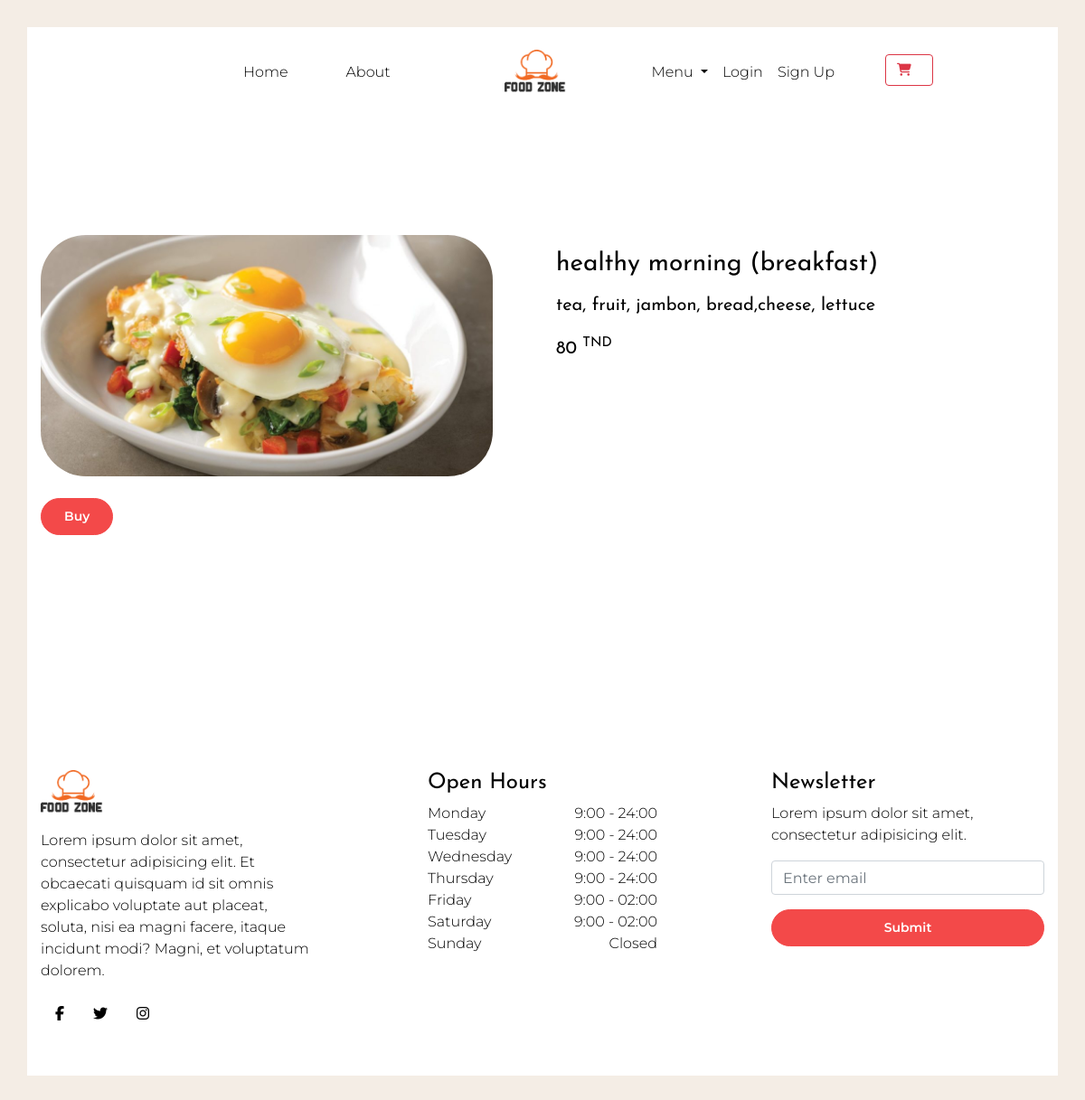
Page /prod_detail.php?id=27 on the committed database.
### tables this page shows
CREATE TABLE IF NOT EXISTS `produits` (
  `pid` int(11) NOT NULL AUTO_INCREMENT,
  `name` varchar(120) NOT NULL,
  `description` text NOT NULL,
  `price` int(10) NOT NULL,
  `file` text NOT NULL,
  `type` varchar(20) NOT NULL,
  PRIMARY KEY (`pid`)
);

### prod_detail.php (the view, shortened to what this page needs)
<!DOCTYPE html>
<html lang="en">
<?php
$req = 'SELECT * FROM produits WHERE pid = :pid';
$db = new BasesDonnees;
$pr = $db->connectDB();
$result = $pr->prepare($req);
$result->bindParam(':pid',$_GET['id']);
$result->execute();
$data = $result->fetch();
?>
<head>
    <link rel="stylesheet" href="vendor/bootstrap/bootstrap.min.css">
    <link rel="stylesheet" href="vendor/select2/select2.min.css">
    <link rel="stylesheet" href="vendor/owlcarousel/owl.carousel.min.css">
    <link rel="stylesheet" href="https://cdn.rawgit.com/noelboss/featherlight/1.7.13/release/featherlight.min.css">
    <link rel="stylesheet"
        href="https://cdnjs.cloudflare.com/ajax/libs/tempusdominus-bootstrap-4/5.0.1/css/tempusdominus-bootstrap-4.min.css">
    <link rel="stylesheet" href="https://cdnjs.cloudflare.com/ajax/libs/font-awesome/5.8.1/css/brands.css">
    <link rel="stylesheet" href="https://cdn.linearicons.com/free/1.0.0/icon-font.min.css">
    <link rel="stylesheet" href="https://use.fontawesome.com/releases/v5.8.1/css/all.css"
>
    <link rel="stylesheet" href="css/style.css">
</head>
<body id="Index" data-spy="scroll" data-target="#navbar" class="static-layout">
    <div class="boxed-page">
        <nav id="navbar-header" class="navbar navbar-expand-lg">
            <div class="container">
                <div class="collapse navbar-collapse justify-content-between" id="navbarSupportedContent">
                    <ul class="navbar-nav d-flex justify-content-between">
                        <li class="nav-item only-desktop">
                            <a class="nav-link" id="side-nav-open" href="#"></a>
                        </li>
                        <div class="d-flex flex-lg-row flex-column">
                            <li class="nav-item active mr-5">
                                <a class="nav-link" href="index.php">Home <span class="sr-only">(current)</span></a>
                            </li>
                            <li class="nav-item mr-5">
                                <a class="nav-link" href="index.php#about">About</a>
                            </li>
                        </div>
                    </ul>
                    <a class="navbar-brand navbar-brand-center d-flex align-items-center only-desktop" href="index.php">
                        <img src="img/logo.png" alt="">
                    </a>
                    <ul class="navbar-nav d-flex justify-content-between">
                        <div class="d-flex flex-lg-row flex-column">
                            <li class="nav-item dropdown">
                                <a class="nav-link dropdown-toggle" href="#" id="navbarDropdown" role="button"
                                    data-toggle="dropdown" aria-haspopup="true" aria-expanded="false">
                                    Menu
                                </a>
                            </li>
                            <?php
                            if(isset($_SESSION['name'])){
                            ?>
                            <li class="nav-item">
                            <img src="client/<?php echo $_SESSION['img']; ?>"  style="width:40px; height:40px; border-radius:50%;">
                            </li>
                            <li class="nav-item">
                                <a href="client/profil.php" class="nav-link"><?php echo $_SESSION['name']; ?></a>
                            </li>
                            <li class="nav-item dropdown">
                                <a class="nav-link" href="client/logout.php?logout">Logout</a>
                            </li>
                            <li class="nav-item ml-5">
                            <style>
                                .btn-outline-danger:hover {
                                    color:white !important;
                                }
                            </style>
                                <a href="listepanier.php" class="btn btn-outline-danger">
                                    <i class="fa fa-shopping-cart" style="opacity:1"></i>
                                    &nbsp;&nbsp;<span class="badge badge-sm-light" id="success"></span>
                                </a>
                            </li>
                            <?php }else {?>
                            <li class="nav-item">
                                <a class="nav-link" href="client/loginc.php">Login</a>
                            </li>
                            <li class="nav-item dropdown">
                                <a class="nav-link" href="client/register.php">Sign Up</a>
                            </li>
                            <li class="nav-item ml-5">
                                <a href="listepanier.php" class="btn btn-outline-danger">
                                    <i class="fa fa-shopping-cart" style="opacity:1"></i>
                                </a>
                            </li>
                            <?php } ?>
                        </div>
                    </ul>
                </div>
            </div>
        </nav>
        <section id="gtco-menu" class="section-padding">
            <div class="container">
            <div class="row">
            <div class="col-md-6">
                <img src="admin/uploads/<?php echo $data['file'];?>" style="width:500px; border-radius:50px;" alt="img">
            </div>
            <div class="col-md-6">
                <h3 class="mt-3"><?php echo $data['name'];?> (<?php echo $data['type'];?>) </h3>
                <h5 class="mt-3"><?php echo $data['description'];?></h5>
                <h5 class="mt-4"><?php echo $data['price'];?> <sup>TND</sup></h5>
            </div>
            </div>
            <button class="btn btn-primary mt-4 btn-for_jquery" id="id_<?php echo $data['pid'] ?>">buy</button>
            </div>
        </section>
                <footer class="mastfoot pb-5 bg-white section-padding pb-0">
            <div class="inner container">
                <div class="row">
                    <div class="col-lg-4">
                        <div class="footer-widget pr-lg-5 pr-0">
                            <img src="img/logo.png" class="img-fluid footer-logo mb-3" alt="">
                            <p>Lorem ipsum dolor sit amet, consectetur adipisicing elit. Et obcaecati quisquam id sit
                                omnis explicabo voluptate aut placeat, soluta, nisi ea magni facere, itaque incidunt
                                modi? Magni, et voluptatum dolorem.</p>
                            <nav class="nav nav-mastfoot justify-content-start">
                                <a class="nav-link" href="#">
                                    <i class="fab fa-facebook-f"></i>
                                </a>
                                <a class="nav-link" href="#">
                                    <i class="fab fa-twitter"></i>
                                </a>
                                <a class="nav-link" href="#">
                                    <i class="fab fa-instagram"></i>
                                </a>
                            </nav>
                        </div>
                    </div>
                    <div class="col-lg-4">
                        <div class="footer-widget px-lg-5 px-0">
                            <h4>Open Hours</h4>
                            <ul class="list-unstyled open-hours">
                                <li class="d-flex justify-content-between"><span>Monday</span><span>9:00 - 24:00</span>
                                </li>
                                <li class="d-flex justify-content-between"><span>Tuesday</span><span>9:00 - 24:00</span>
                                </li>
                                <li class="d-flex justify-content-between"><span>Wednesday</span><span>9:00 -
                                        24:00</span></li>
                                <li class="d-flex justify-content-between"><span>Thursday</span><span>9:00 -
                                        24:00</span></li>
                                <li class="d-flex justify-content-between"><span>Friday</span><span>9:00 - 02:00</span>
                                </li>
                                <li class="d-flex justify-content-between"><span>Saturday</span><span>9:00 -
                                        02:00</span></li>
                                <li class="d-flex justify-content-between"><span>Sunday</span><span> Closed</span></li>
                            </ul>
                        </div>
                    </div>
                    <div class="col-lg-4">
                        <div class="footer-widget pl-lg-5 pl-0">
                            <h4>Newsletter</h4>
                            <p>Lorem ipsum dolor sit amet, consectetur adipisicing elit.</p>
                            <form id="newsletter">
                                <div class="form-group">
                                    <input type="email" class="form-control" id="emailNewsletter"
                                        aria-describedby="emailNewsletter" placeholder="Enter email">
                                </div>
                                <button type="submit" class="btn btn-primary w-100">Submit</button>
                            </form>
                        </div>
                    </div>
                </div>
            </div>
        </footer>
    </div>
</body>
</html

### css/style.css (style rules this page uses)
html { overflow-x: hidden; }
body#Index { font-family: 'Montserrat', sans-serif; font-weight: 300; color: #000; background-color: #f4ede5; }
.h1, .h2, .h3, .h4, .h5, .h6, h1, h2, h3, h4, h5, h6 { font-family: 'Josefin Sans', sans-serif; font-weight: 400; }
.bg-white { background-color: #fff; }
a { color: #f34949; }
.boxed-page { position: relative; border-color: #ededed; background-color: #fff; }
.boxed-page .section-padding { padding-top: 65px; padding-bottom: 65px; }
@media (min-width: 992px) { .boxed-page .section-padding { padding-top: 130px; padding-bottom: 130px; } }
@media (min-width: 1200px) { .boxed-page { margin: 30px; } }
.navbar-brand-center { padding-left: 70px; padding-right: 70px; }
.navbar-brand-center img { height: 50px; }
.footer-logo { height: 50px; }
.nav-link { color: #000; }
#navbar-header { height: 100px; }
@media (min-width: 1024px) { #navbar-header .navbar-nav { width: 50%; } }
.btn { font-size: 14px; font-weight: 600; }
.btn-primary { display: inline-block; background-color: #f34949; border-color: #f34949; color: #fff; border-radius: 30px; padding: 9px 25px; text-transform: capitalize; -webkit-transition: all 0.3s ease 0s; -moz-transition: all 0.3s ease 0s; -o-transition: all 0.3s ease 0s; transition: all 0.3s ease 0s; }

### rows in the picture
produits: file (picture), name "healthy morning", type "breakfast", description "tea, fruit, jambon, bread,cheese, lettuce", price "80"
